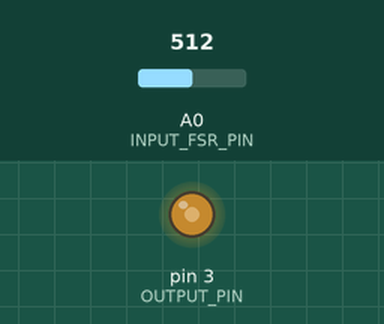
This sketch was run on a simulated Arduino Uno, built with avr-gcc and run on an emulated ATmega328P. Shown: output pins drawn as LEDs (lit = HIGH). The inputs (shaded band) are chosen by the test bench; at power-on: A0 (INPUT_FSR_PIN) = 512.

Above: at 1.2 s.
1.3 s: A0 (INPUT_FSR_PIN) set to 716
At 2.5 s:
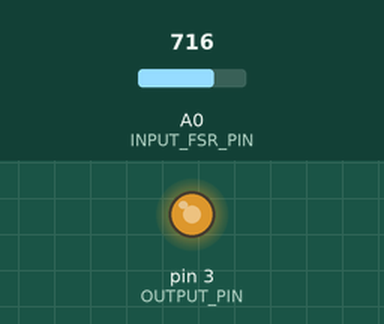
2.8 s: A0 (INPUT_FSR_PIN) set to 900
At 3.6 s:
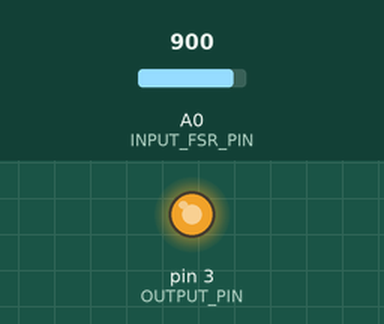
4.3 s: A0 (INPUT_FSR_PIN) set to 122
At 4.8 s:
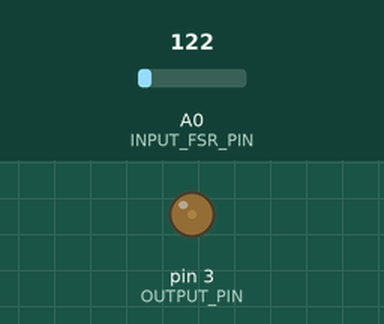
5.8 s: A0 (INPUT_FSR_PIN) set to 0
At 7.0 s:
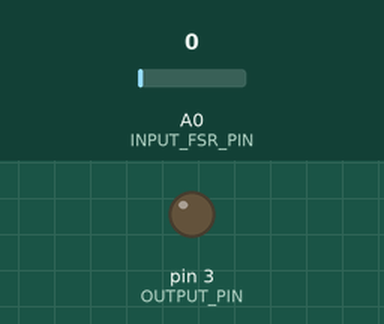
7.3 s: A0 (INPUT_FSR_PIN) set to 511
At 8.3 s:
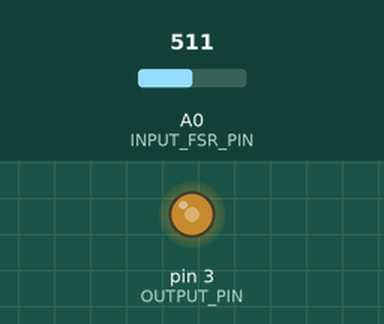
Timing chart, 0 to 9.8 s (numbered marks = the images above; inputs shaded):
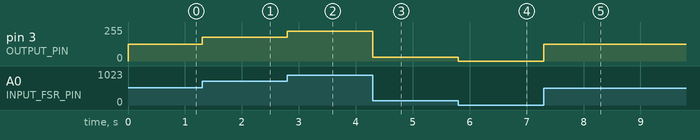

The sketch:

analog_vibrate.ino
```cpp
const int INPUT_FSR_PIN = A0;
const int OUTPUT_PIN = 3;

void setup() {
  // put your setup code here, to run once:
  pinMode(OUTPUT_PIN, OUTPUT);
  pinMode(INPUT_FSR_PIN, INPUT);
}

void loop() {
  // put your main code here, to run repeatedly:
  // Read the force-sensitive resistor value
  int fsrVal = analogRead(INPUT_FSR_PIN);

  // Remap the value for output.
  int vibVal = map(fsrVal, 0, 1023, 0, 255);

  analogWrite(OUTPUT_PIN, vibVal);
}
```

Measured:
- after the input at 1.3 s, pin 3 (OUTPUT_PIN): 127/255 → 178/255 at once
- after the input at 2.8 s, pin 3 (OUTPUT_PIN): 178/255 → 224/255 at once
- after the input at 4.3 s, pin 3 (OUTPUT_PIN): 224/255 → 30/255 at once
- after the input at 5.8 s, pin 3 (OUTPUT_PIN): 30/255 → 0/255 at once
- after the input at 7.3 s, pin 3 (OUTPUT_PIN): 0/255 → 127/255 at once
